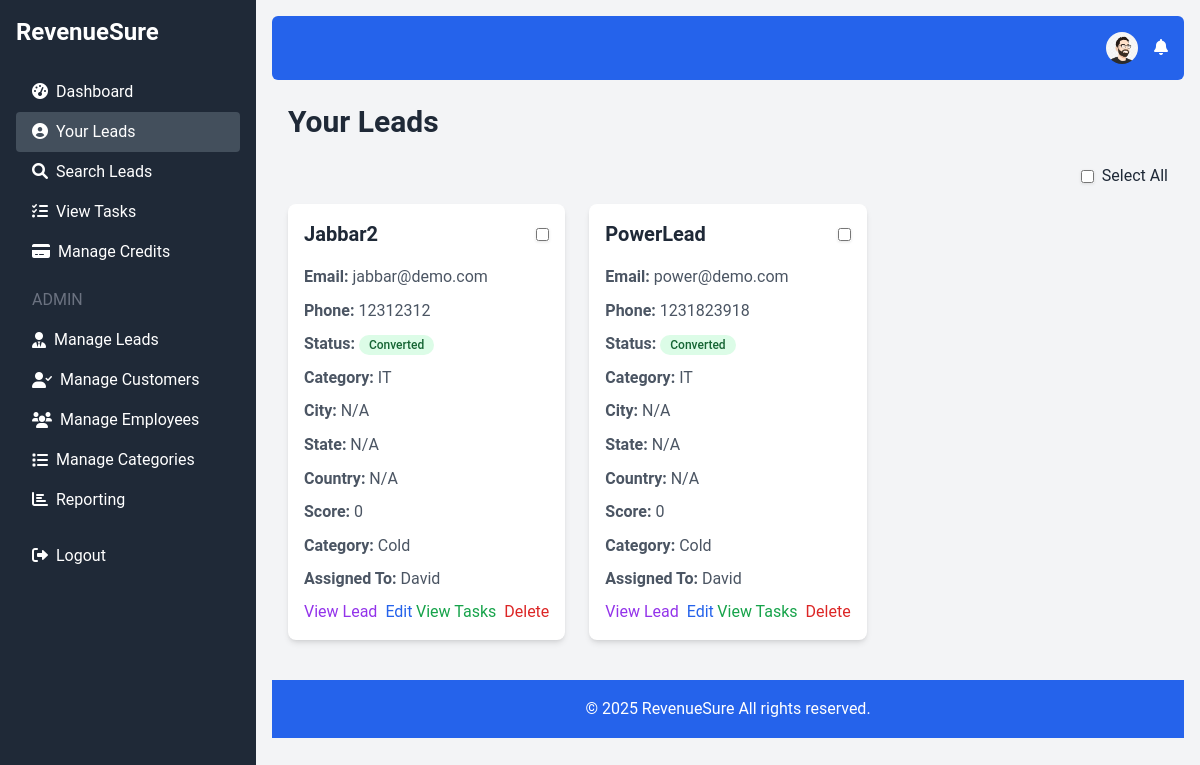
Page /your_leads.php (signed in) on the committed database.
### tables this page shows
CREATE TABLE `users` (
  `id` int(11) NOT NULL,
  `username` varchar(50) NOT NULL,
  `email` varchar(100) NOT NULL,
  `password` varchar(255) NOT NULL,
  `credits` int(11) DEFAULT 0,
  `created_at` timestamp NOT NULL DEFAULT current_timestamp(),
  `role` enum('admin','user') DEFAULT 'user',
  `profile_picture` varchar(255) DEFAULT NULL
);

CREATE TABLE `leads` (
  `id` int(11) NOT NULL,
  `name` varchar(100) NOT NULL,
  `phone` varchar(20) DEFAULT NULL,
  `email` varchar(100) DEFAULT NULL,
  `category_id` int(11) DEFAULT NULL,
  `created_at` timestamp NOT NULL DEFAULT current_timestamp(),
  `status` enum('New','Contacted','Converted') DEFAULT 'New',
  `customer_id` int(11) DEFAULT NULL,
  `converted_by` int(11) DEFAULT NULL,
  `city` varchar(100) DEFAULT NULL,
  `state` varchar(100) DEFAULT NULL,
  `country` varchar(100) DEFAULT NULL,
  `source` varchar(100) DEFAULT 'Website',
  `assigned_to` int(11) DEFAULT NULL
);

CREATE TABLE `categories` (
  `id` int(11) NOT NULL,
  `name` varchar(100) NOT NULL,
  `created_at` timestamp NOT NULL DEFAULT current_timestamp()
);

CREATE TABLE `employees` (
  `id` int(11) NOT NULL,
  `name` varchar(100) NOT NULL,
  `email` varchar(100) NOT NULL,
  `phone` varchar(20) DEFAULT NULL,
  `created_at` timestamp NOT NULL DEFAULT current_timestamp()
);

### your_leads.php (the view, shortened to what this page needs)
<?php
require 'db.php';
$user_id = $_SESSION['user_id'];
$sort_by = isset($_GET['sort_by']) ? $_GET['sort_by'] : 'name';
$order = isset($_GET['order']) ? $_GET['order'] : 'ASC';
$per_page = isset($_GET['per_page']) ? (int)$_GET['per_page'] : 10;
$page = isset($_GET['page']) ? (int)$_GET['page'] : 1;
$offset = ($page - 1) * $per_page;
$query = "SELECT leads.*, employees.name as assigned_employee
          FROM leads
          LEFT JOIN employees ON leads.assigned_to = employees.id
          WHERE leads.assigned_to = :user_id";
$query .= " ORDER BY $sort_by $order LIMIT :limit OFFSET :offset";
$count_query = "SELECT COUNT(*) as total FROM leads WHERE leads.assigned_to = :user_id";
$stmt = $conn->prepare($count_query);
$stmt->bindValue(':user_id', $user_id);
$stmt->execute();
$total_leads = $stmt->fetch(PDO::FETCH_ASSOC)['total'];
$total_pages = ceil($total_leads / $per_page);
$stmt = $conn->prepare($query);
$stmt->bindValue(':user_id', $user_id);
$stmt->bindValue(':limit', $per_page, PDO::PARAM_INT);
$stmt->bindValue(':offset', $offset, PDO::PARAM_INT);
$stmt->execute();
$leads = $stmt->fetchAll(PDO::FETCH_ASSOC);
require 'header.php';
?>
    <h1 class="text-3xl font-bold text-gray-800 mb-6">Your Leads</h1>
    <div data-total-pages="<?php echo $total_pages; ?>">
      <form method="POST" action="mass_delete_leads.php">
          <div class="grid grid-cols-1 md:grid-cols-2 lg:grid-cols-3 gap-6 mb-4">
            <?php if ($leads): ?>
                    <?php foreach ($leads as $lead): ?>
                       <div class="bg-white rounded-lg shadow-md p-4 flex flex-col justify-between">
                            <div>
                            <div class="flex justify-between items-center mb-4">
                                <h2 class="text-xl font-semibold text-gray-800"><?php echo htmlspecialchars($lead['name']); ?></h2>
                                <input type="checkbox" name="selected_leads[]" value="<?php echo $lead['id']; ?>">
                            </div>
                                <p class="text-gray-600 mb-2"><strong>Email:</strong> <?php echo htmlspecialchars($lead['email']); ?></p>
                                <p class="text-gray-600 mb-2"><strong>Phone:</strong> <?php echo htmlspecialchars($lead['phone']); ?></p>
                                <p class="text-gray-600 mb-2">
                                    <strong>Status:</strong>
                                        <span class="inline-flex items-center rounded-full px-2.5 py-0.5 text-xs font-medium
                                            <?php
                                            switch ($lead['status']) {
                                            case 'Converted':
                                                echo 'bg-green-100 text-green-800';
                                                break;
                                            }
                                            ?>
                                            "><?php echo htmlspecialchars($lead['status']); ?>
                                        </span>
                                </p>
                                 <p class="text-gray-600 mb-2">
                                <strong>Category:</strong>
                                   <?php
                                        $stmt = $conn->prepare("SELECT name FROM categories WHERE id = :id");
                                        $stmt->bindParam(':id', $lead['category_id']);
                                        $stmt->execute();
                                        $category_name = $stmt->fetch(PDO::FETCH_ASSOC);
                                         echo $category_name ?  htmlspecialchars($category_name['name']) : 'Uncategorized';
                                  ?>
                             </p>
                               <p class="text-gray-600 mb-2">
                                <strong>City:</strong> <?php echo htmlspecialchars($lead['city'] ? $lead['city'] : 'N/A'); ?>
                              </p>
                               <p class="text-gray-600 mb-2">
                                 <strong>State:</strong> <?php echo htmlspecialchars($lead['state'] ? $lead['state'] : 'N/A'); ?>
                                </p>
                                <p class="text-gray-600 mb-2">
                                  <strong>Country:</strong> <?php echo htmlspecialchars($lead['country'] ? $lead['country'] : 'N/A'); ?>
                                </p>
                                   <p class="text-gray-600 mb-2">
                                    <strong>Score:</strong>  <?php
                                        $stmt = $conn->prepare("SELECT * FROM lead_scores WHERE lead_id = :lead_id");
                                        $stmt->bindParam(':lead_id', $lead['id']);
                                        $stmt->execute();
                                        $lead_score = $stmt->fetch(PDO::FETCH_ASSOC);
                                        echo $lead_score ? $lead_score['total_score'] : 0;
                                    ?>
                            </p>
                            <p class="text-gray-600 mb-2"><strong>Category:</strong> <?php echo $lead_score ? categorize_lead($lead_score['total_score']) : "Cold"; ?></p>
                             <p class="text-gray-600 mb-2"><strong>Assigned To:</strong> <?php echo htmlspecialchars($lead['assigned_employee'] ? $lead['assigned_employee'] : 'Unassigned'); ?></p>
                        </div>
                        <div class="flex justify-between items-center">
                            <div class="flex space-x-2">
                                <a href="view_lead.php?id=<?php echo $lead['id']; ?>" class="text-purple-600 hover:underline">View Lead</a>
                                <a href="edit_lead.php?id=<?php echo $lead['id']; ?>" class="text-blue-600 hover:underline">Edit</a>
                           </div>
                             <div class="flex space-x-2">
                                 <a href="view_tasks.php?lead_id=<?php echo $lead['id']; ?>" class="text-green-600 hover:underline">View Tasks</a>
                                <a href="delete_lead.php?id=<?php echo $lead['id']; ?>" class="text-red-600 hover:underline">Delete</a>
                           </div>
                        </div>
                  </div>
                <?php endforeach; ?>
            <?php else: ?>
                <p class="text-gray-600 text-center">No leads assigned to you.</p>
            <?php endif; ?>
        </div>
         </form>
    </div>
<?php
require 'footer.php';
?>

### header.php (shortened to what this page needs)
<!DOCTYPE html>
<html lang="en">
<head>
    <script src="https://cdn.tailwindcss.com"></script>
    <link href="https://cdnjs.cloudflare.com/ajax/libs/font-awesome/6.0.0-beta3/css/all.min.css" rel="stylesheet">
     <link rel="stylesheet" href="https://cdnjs.cloudflare.com/ajax/libs/animate.css/4.1.1/animate.min.css"/>
</head>
<body class="bg-gray-100">
    <div class="flex h-screen fade-in-up">
        <aside class="bg-gray-800 text-white w-64 p-4">
            <a href="index.php" class="text-2xl font-bold block mb-6">RevenueSure</a>
            <nav>
                <?php if (isset($_SESSION['user_id'])): ?>
                    <?php
                     function isActive($path) {
                         $current_page = basename($_SERVER['PHP_SELF']);
                         return strpos($current_page, $path) === 0;
                    }
                     function isParentActive($path) {
                         $current_page = basename($_SERVER['PHP_SELF']);
                       return strpos($current_page, $path) !== false;
                      }
                    ?>
                    <a href="dashboard.php" class="block py-2 px-4 hover:bg-gray-700 rounded <?php echo isActive('dashboard.php') ? 'active' : ''; ?>"><i class="fas fa-tachometer-alt mr-2"></i>Dashboard</a>
                    <a href="your_leads.php" class="block py-2 px-4 hover:bg-gray-700 rounded <?php echo isActive('your_leads.php') ? 'active' : ''; ?>"><i class="fas fa-user-circle mr-2"></i>Your Leads</a>
                    <a href="search_leads.php" class="block py-2 px-4 hover:bg-gray-700 rounded <?php echo isActive('search_leads.php') ? 'active' : ''; ?>"><i class="fas fa-search mr-2"></i>Search Leads</a>
                   <a href="view_tasks.php" class="block py-2 px-4 hover:bg-gray-700 rounded <?php echo isActive('view_tasks.php') ? 'active' : ''; ?>"><i class="fas fa-tasks mr-2"></i>View Tasks</a>
                    <a href="manage_credits.php" class="block py-2 px-4 hover:bg-gray-700 rounded <?php echo isActive('manage_credits.php') ? 'active' : ''; ?>"><i class="fas fa-credit-card mr-2"></i>Manage Credits</a>
                    <?php if ($_SESSION['role'] === 'admin'): ?>
                        <h6 class="text-gray-500 uppercase mt-4 mb-2 px-4">Admin</h6>
                         <div class="menu-item <?php if (isParentActive('add_lead.php') || isParentActive('leads_list.php') || isParentActive('import_leads.php')) echo 'active'; ?>">
                            <a class="block py-2 px-4 hover:bg-gray-700 rounded flex items-center"><i class="fas fa-user-tie mr-2"></i>Manage Leads</a>
                        </div>
                          <div class="menu-item <?php if (isParentActive('add_customer.php') || isParentActive('manage_customers.php')) echo 'active'; ?>">
                            <a class="block py-2 px-4 hover:bg-gray-700 rounded flex items-center"><i class="fas fa-user-check mr-2"></i>Manage Customers</a>
                        </div>
                         <div class="menu-item <?php if (isParentActive('add_employee.php') || isParentActive('manage_employees.php')) echo 'active'; ?>">
                            <a class="block py-2 px-4 hover:bg-gray-700 rounded flex items-center"><i class="fas fa-users mr-2"></i>Manage Employees</a>
                        </div>
                          <div class="menu-item <?php if (isParentActive('manage_categories.php') || isParentActive('add_category.php')) echo 'active'; ?>">
                            <a class="block py-2 px-4 hover:bg-gray-700 rounded flex items-center"><i class="fas fa-list mr-2"></i>Manage Categories</a>
                        </div>
                         <a href="reporting_dashboard.php" class="block py-2 px-4 hover:bg-gray-700 rounded <?php echo isActive('reporting_dashboard.php') ? 'active' : ''; ?>"><i class="fas fa-chart-bar mr-2"></i>Reporting</a>
                    <?php endif; ?>
                     <a href="logout.php" class="block py-2 px-4 hover:bg-gray-700 rounded mt-4"><i class="fas fa-sign-out-alt mr-2"></i>Logout</a>
                <?php else: ?>
                    <a href="login.php" class="block py-2 px-4 hover:bg-gray-700 rounded"><i class="fas fa-sign-in-alt mr-2"></i>Login</a>
                    <a href="register.php" class="block py-2 px-4 hover:bg-gray-700 rounded"><i class="fas fa-user-plus mr-2"></i>Register</a>
                 <?php endif; ?>
             </nav>
        </aside>
        <div class="flex-1 p-4 fade-in">
            <nav class="bg-blue-600 p-4 text-white mb-6 rounded-md">
                <div class="container mx-auto flex justify-end items-center">
                    <?php if (isset($_SESSION['user_id'])): ?>
                        <div class="relative mr-4">
                            <button id="profileButton" class="hover:underline relative flex items-center">
                                <?php
                                $stmt = $conn->prepare("SELECT profile_picture FROM users WHERE id = :user_id");
                                $stmt->bindParam(':user_id', $_SESSION['user_id']);
                                $stmt->execute();
                                $user = $stmt->fetch(PDO::FETCH_ASSOC);
                                $profile_picture = $user['profile_picture'];
                                if ($profile_picture) : ?>
                                    <img src="<?php echo $profile_picture; ?>" alt="Profile Picture" class="rounded-full w-8 h-8 object-cover">
                                <?php else : ?>
                                    <i class="fas fa-user-circle fa-lg"></i>
                                <?php endif; ?>
                            </button>
                         </div>
                        <div class="relative">
                            <button id="notificationButton" class="hover:underline relative">
                                <i class="fas fa-bell"></i>
                            </button>
                        </div>
                   <?php endif; ?>
                </div>
            </nav>
             <div class="container mx-auto px-4">

### header.php (style rules this page uses)
:root { --primary-color: #6366f1; --secondary-color: #34d399; --background-light: #f9fafb; --background-dark: #1f2937; --error-color: #ef4444; }
body { font-family: 'Roboto', sans-serif; background-color: var(--background-light); color: #1f2937; }
.menu-item a { transition: color 0.3s ease, background-color 0.3s ease; }
.active { background-color: #434f5c; }
aside { min-width: 256px; transition: all 0.3s ease-in-out; }
button { transition: background-color 0.3s ease, color 0.3s ease, transform 0.1s ease; }
.bg-white { transition: all 0.3s ease-in-out; box-shadow: 0 2px 5px rgba(0,0,0,0.1); }
input,select, textarea { transition: all 0.3s ease-in-out; box-shadow: 0 1px 3px rgba(0,0,0,0.1); border-radius: 8px; }
.fade-in-up { animation: fadeInUp 0.3s ease-in-out; }
.fade-in { animation: fadeIn 0.3s ease-in-out; }
h1 { font-size: 2rem; font-weight: bold; color: var(--primary-color); }
h2 { font-size: 1.5rem; font-weight: bold; color: var(--primary-color); }
p { font-size: 1rem; line-height: 1.6; }
.shadow-md { box-shadow: 0 4px 6px rgba(0, 0, 0, 0.1); }

### rows in the picture
users: profile_picture (picture)
leads: name "Jabbar2", email "jabbar@demo.com", phone "12312312", status "Converted", category.name "IT", city "N/A", state "N/A", country "N/A", employees.name "David"
leads: name "PowerLead", email "power@demo.com", phone "1231823918", status "Converted", category.name "IT", city "N/A", state "N/A", country "N/A", employees.name "David"
